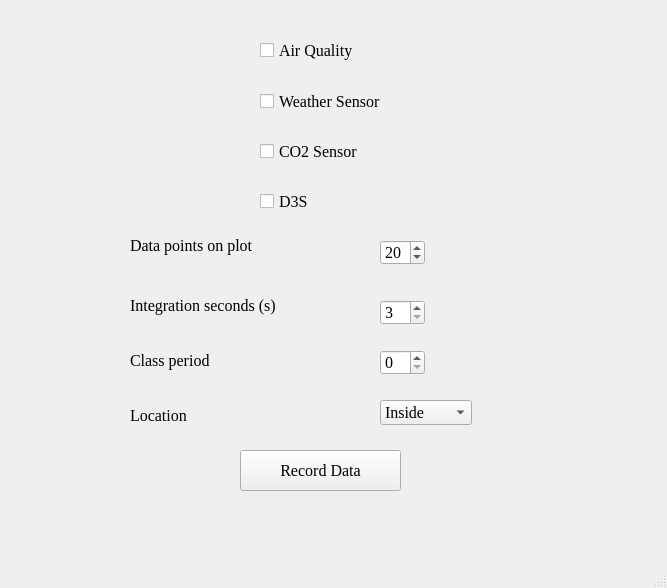
<?xml version="1.0" encoding="UTF-8"?>
<ui version="4.0">
 <class>MainWindow</class>
 <widget class="QMainWindow" name="MainWindow">
  <property name="geometry">
   <rect>
    <x>0</x>
    <y>0</y>
    <width>667</width>
    <height>588</height>
   </rect>
  </property>
  <property name="font">
   <font>
    <family>Times New Roman</family>
    <pointsize>12</pointsize>
   </font>
  </property>
  <property name="cursor">
   <cursorShape>ArrowCursor</cursorShape>
  </property>
  <property name="windowTitle">
   <string>MainWindow</string>
  </property>
  <widget class="QWidget" name="centralwidget">
   <widget class="QCheckBox" name="CheckBox">
    <property name="geometry">
     <rect>
      <x>260</x>
      <y>20</y>
      <width>151</width>
      <height>61</height>
     </rect>
    </property>
    <property name="text">
     <string>Air Quality</string>
    </property>
   </widget>
   <widget class="QCheckBox" name="checkBox">
    <property name="geometry">
     <rect>
      <x>260</x>
      <y>90</y>
      <width>191</width>
      <height>23</height>
     </rect>
    </property>
    <property name="text">
     <string>Weather Sensor</string>
    </property>
   </widget>
   <widget class="QCheckBox" name="checkBox_2">
    <property name="geometry">
     <rect>
      <x>260</x>
      <y>140</y>
      <width>171</width>
      <height>23</height>
     </rect>
    </property>
    <property name="text">
     <string>CO2 Sensor</string>
    </property>
   </widget>
   <widget class="QCheckBox" name="checkBox_3">
    <property name="geometry">
     <rect>
      <x>260</x>
      <y>190</y>
      <width>101</width>
      <height>23</height>
     </rect>
    </property>
    <property name="text">
     <string>D3S</string>
    </property>
   </widget>
   <widget class="QSpinBox" name="maxdata">
    <property name="geometry">
     <rect>
      <x>380</x>
      <y>240</y>
      <width>45</width>
      <height>25</height>
     </rect>
    </property>
    <property name="minimum">
     <number>5</number>
    </property>
    <property name="maximum">
     <number>50</number>
    </property>
    <property name="singleStep">
     <number>5</number>
    </property>
    <property name="value">
     <number>20</number>
    </property>
   </widget>
   <widget class="QLabel" name="label">
    <property name="geometry">
     <rect>
      <x>130</x>
      <y>230</y>
      <width>201</width>
      <height>31</height>
     </rect>
    </property>
    <property name="frameShape">
     <enum>QFrame::NoFrame</enum>
    </property>
    <property name="frameShadow">
     <enum>QFrame::Plain</enum>
    </property>
    <property name="text">
     <string>Data points on plot</string>
    </property>
   </widget>
   <widget class="QSpinBox" name="n_merge">
    <property name="geometry">
     <rect>
      <x>380</x>
      <y>300</y>
      <width>45</width>
      <height>25</height>
     </rect>
    </property>
    <property name="minimum">
     <number>3</number>
    </property>
    <property name="maximum">
     <number>300</number>
    </property>
    <property name="singleStep">
     <number>3</number>
    </property>
    <property name="value">
     <number>3</number>
    </property>
   </widget>
   <widget class="QLabel" name="label_2">
    <property name="geometry">
     <rect>
      <x>130</x>
      <y>290</y>
      <width>221</width>
      <height>31</height>
     </rect>
    </property>
    <property name="text">
     <string>Integration seconds (s)</string>
    </property>
   </widget>
   <widget class="QSpinBox" name="period_option">
    <property name="geometry">
     <rect>
      <x>380</x>
      <y>350</y>
      <width>45</width>
      <height>25</height>
     </rect>
    </property>
    <property name="maximum">
     <number>8</number>
    </property>
   </widget>
   <widget class="QLabel" name="label_3">
    <property name="geometry">
     <rect>
      <x>130</x>
      <y>340</y>
      <width>151</width>
      <height>41</height>
     </rect>
    </property>
    <property name="text">
     <string>Class period</string>
    </property>
   </widget>
   <widget class="QLabel" name="label_4">
    <property name="geometry">
     <rect>
      <x>130</x>
      <y>400</y>
      <width>101</width>
      <height>31</height>
     </rect>
    </property>
    <property name="text">
     <string>Location</string>
    </property>
   </widget>
   <widget class="QComboBox" name="location_option">
    <property name="geometry">
     <rect>
      <x>380</x>
      <y>400</y>
      <width>92</width>
      <height>25</height>
     </rect>
    </property>
    <property name="currentText">
     <string>Inside</string>
    </property>
    <item>
     <property name="text">
      <string>Inside</string>
     </property>
    </item>
    <item>
     <property name="text">
      <string>Outside</string>
     </property>
    </item>
    <item>
     <property name="text">
      <string>Other</string>
     </property>
    </item>
   </widget>
   <widget class="QPushButton" name="pushButton">
    <property name="enabled">
     <bool>true</bool>
    </property>
    <property name="geometry">
     <rect>
      <x>240</x>
      <y>450</y>
      <width>161</width>
      <height>41</height>
     </rect>
    </property>
    <property name="text">
     <string>Record Data</string>
    </property>
   </widget>
  </widget>
  <widget class="QMenuBar" name="menubar">
   <property name="geometry">
    <rect>
     <x>0</x>
     <y>0</y>
     <width>667</width>
     <height>33</height>
    </rect>
   </property>
  </widget>
  <widget class="QStatusBar" name="statusbar"/>
 </widget>
 <resources/>
 <connections/>
</ui>
